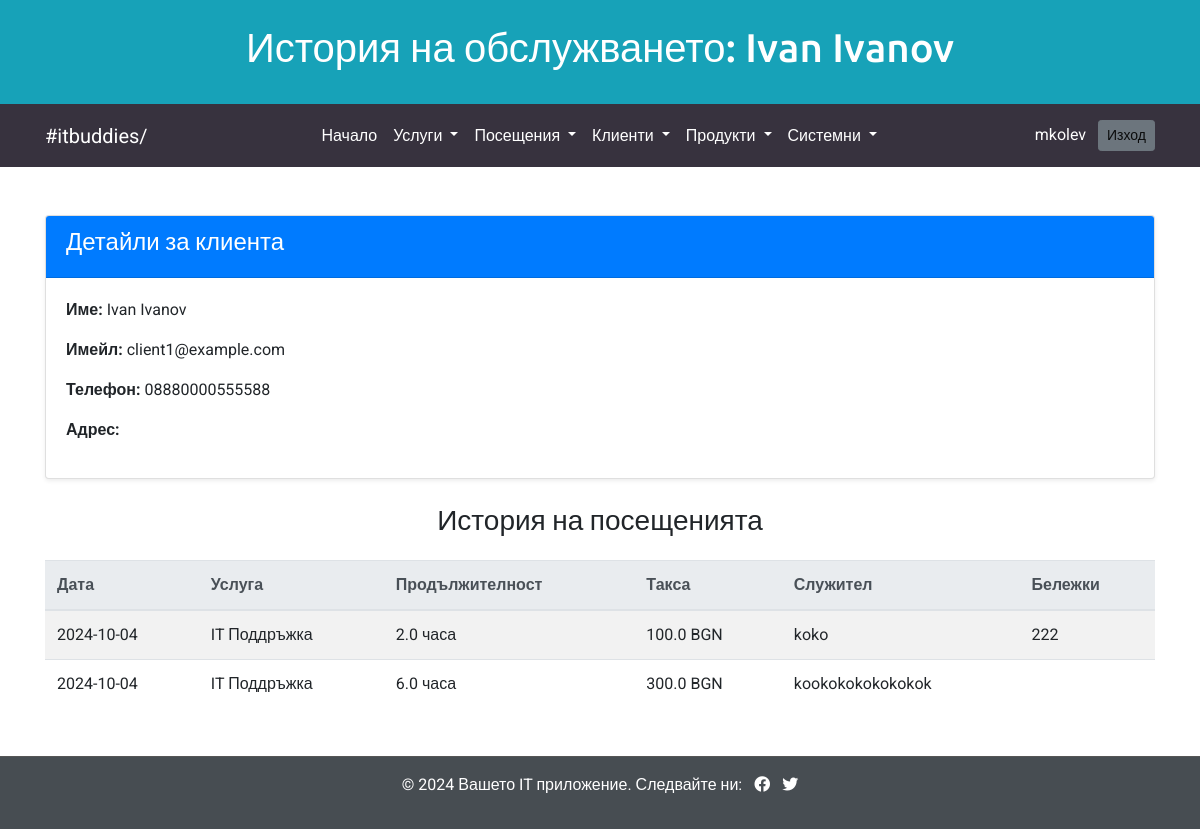
Before: /clients/1/history (signed in) with the older database file.
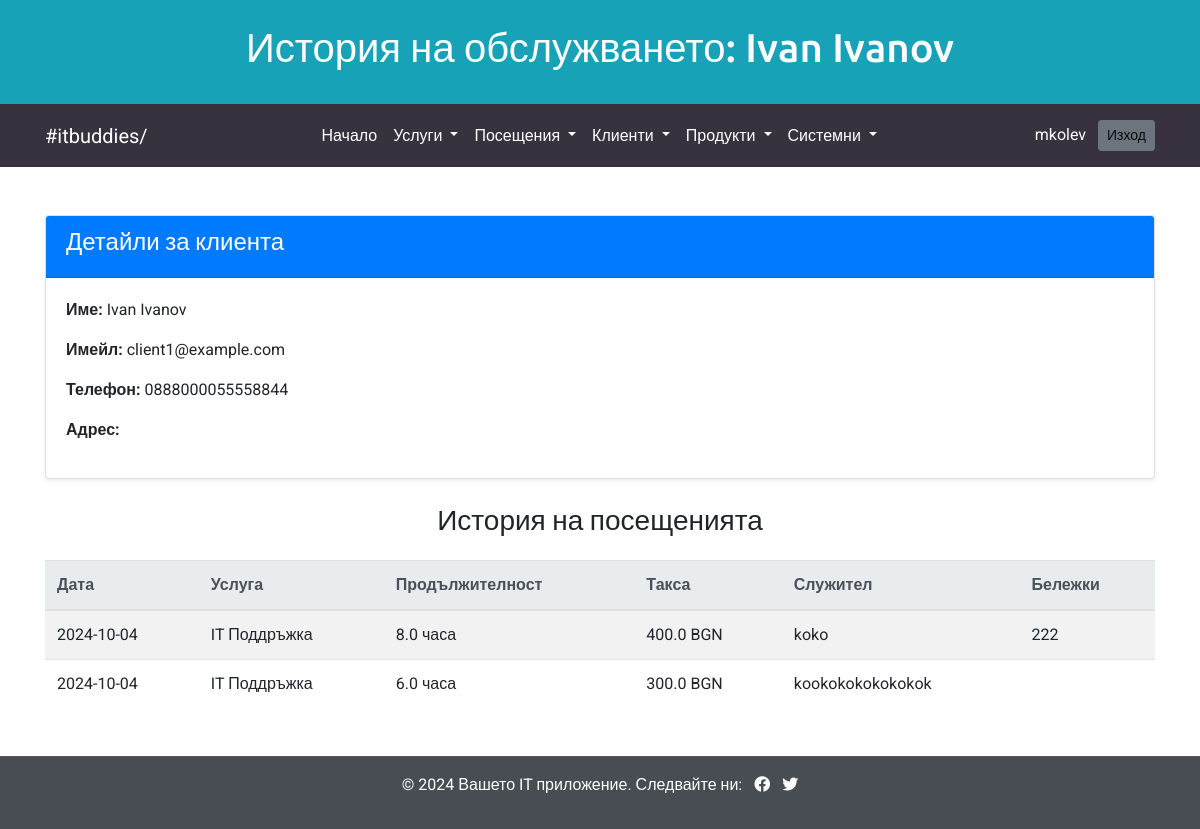
After: the same page with the newer database file.
### models.py (models this page shows)
class Client(db.Model):
    id = db.Column(db.Integer, primary_key=True)
    name = db.Column(db.String(100), nullable=False)
    email = db.Column(db.String(100), nullable=True)  # Опционално поле за имейл
    phone = db.Column(db.String(15), nullable=True)  # Опционално поле за телефон
    visits = db.relationship('Visit', backref='client', lazy=True)  # Връзка към Visit

class Visit(db.Model):
    id = db.Column(db.Integer, primary_key=True)
    client_id = db.Column(db.Integer, db.ForeignKey('client.id'), nullable=False)  # Външна връзка към клиента
    service_id = db.Column(db.Integer, db.ForeignKey('service.id'), nullable=False)
    duration = db.Column(db.Float, nullable=False)  # Продължителност в часове
    notes = db.Column(db.String(200), nullable=True)
    visit_date = db.Column(db.DateTime, default=datetime.utcnow)  # Дата на посещението
    employee_id = db.Column(db.Integer, db.ForeignKey('employee.id'), nullable=False)  # Свързване с модела за служители
    employee = db.relationship('Employee', backref='visits')  # Релация
    service = db.relationship('Service', backref='visits')  # Връзка към Service

class Service(db.Model):
    id = db.Column(db.Integer, primary_key=True)
    name = db.Column(db.String(100), nullable=False)
    description = db.Column(db.String(200), nullable=True)
    price = db.Column(db.Float, nullable=False)

class Employee(db.Model):  # Модел за служители
    id = db.Column(db.Integer, primary_key=True)
    name = db.Column(db.String(100), nullable=False)
    client_id = db.Column(db.Integer, db.ForeignKey('client.id'), nullable=False)  # Свързано с клиента
    client = db.relationship('Client', backref='employees')  # Връзка с клиента

### routes/clients.py (the view)
@clients_bp.route('/<int:client_id>/history', methods=['GET'])
@login_required
def client_history(client_id):
    client = Client.query.get_or_404(client_id)
    visits = Visit.query.filter_by(client_id=client_id).order_by(Visit.visit_date.desc()).all()
    return render_template('client_history.html', client=client, visits=visits)

### app.py (called while the page is built)
@login_manager.user_loader
def load_user(user_id):
    return User.query.get(int(user_id))

### templates/client_history.html
{% include 'header.html' %}
<header class="bg-info text-white text-center py-4">
    <h1>История на обслужването: {{ client.name }}</h1>
</header>
{% include 'navbar.html' %}
<main class="container my-5">
    <div class="card mb-4 shadow-sm">
        <div class="card-header bg-primary text-white">
            <h4>Детайли за клиента</h4>
        </div>
        <div class="card-body">
            <p><strong>Име:</strong> {{ client.name }}</p>
            <p><strong>Имейл:</strong> {{ client.email }}</p>
            <p><strong>Телефон:</strong> {{ client.phone }}</p>
            <p><strong>Адрес:</strong> {{ client.address }}</p>
        </div>
    </div>
    <h3 class="text-center mb-4">История на посещенията</h3>
    {% if visits %}
    <table class="table table-striped">
        <thead class="thead-light">
            <tr>
                <th>Дата</th>
                <th>Услуга</th>
                <th>Продължителност</th>
                <th>Такса</th>
                <th>Служител</th>
                <th>Бележки</th>
            </tr>
        </thead>
        <tbody>
            {% for visit in visits %}
            <tr>
                <td>{{ visit.visit_date.strftime('%Y-%m-%d') }}</td>
                <td>{{ visit.service.name }}</td>
                <td>{{ visit.duration }} часа</td>
                <td>{{ (visit.duration * visit.service.price) | round(2) }} BGN</td>
                <td>{{ visit.employee.name }}</td>
                <td>{{ visit.notes }}</td>
            </tr>
            {% endfor %}
        </tbody>
    </table>
    {% else %}
    <div class="alert alert-warning text-center" role="alert">
        Няма записани посещения за този клиент.
    </div>
    {% endif %}
</main>
{% include 'footer.html' %}

Changed rows visible on the page:
changed Client "Ivan Ivanov": phone "08880000555588" → "0888000055558844"
changed Visit "koko": duration "2.0" → "8.0"; (visit.duration*visit.service.price)|round(2) "100.0" → "400.0"
